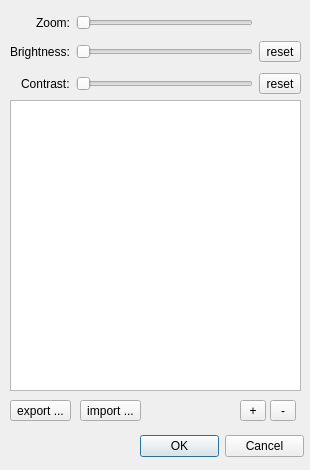
<?xml version="1.0" encoding="UTF-8"?>
<ui version="4.0">
 <class>Form</class>
 <widget class="QWidget" name="Form">
  <property name="geometry">
   <rect>
    <x>0</x>
    <y>0</y>
    <width>310</width>
    <height>470</height>
   </rect>
  </property>
  <property name="minimumSize">
   <size>
    <width>310</width>
    <height>470</height>
   </size>
  </property>
  <property name="maximumSize">
   <size>
    <width>310</width>
    <height>470</height>
   </size>
  </property>
  <property name="windowTitle">
   <string>Form</string>
  </property>
  <property name="windowIcon">
   <iconset resource="icons.qrc">
    <normaloff>:/ico/icons/mpi.png</normaloff>:/ico/icons/mpi.png</iconset>
  </property>
  <widget class="QWidget" name="gridLayoutWidget">
   <property name="geometry">
    <rect>
     <x>10</x>
     <y>10</y>
     <width>291</width>
     <height>92</height>
    </rect>
   </property>
   <layout class="QGridLayout" name="gridLayout">
    <item row="0" column="0" alignment="Qt::AlignRight">
     <widget class="QLabel" name="label">
      <property name="text">
       <string>Zoom:</string>
      </property>
     </widget>
    </item>
    <item row="0" column="1">
     <widget class="QSlider" name="horizontalSlider">
      <property name="orientation">
       <enum>Qt::Horizontal</enum>
      </property>
     </widget>
    </item>
    <item row="1" column="0" alignment="Qt::AlignRight">
     <widget class="QLabel" name="label_2">
      <property name="text">
       <string>Brightness:</string>
      </property>
     </widget>
    </item>
    <item row="2" column="0" alignment="Qt::AlignRight">
     <widget class="QLabel" name="label_3">
      <property name="text">
       <string>Contrast:</string>
      </property>
     </widget>
    </item>
    <item row="2" column="1">
     <widget class="QSlider" name="horizontalSlider_3">
      <property name="orientation">
       <enum>Qt::Horizontal</enum>
      </property>
     </widget>
    </item>
    <item row="1" column="1">
     <widget class="QSlider" name="horizontalSlider_2">
      <property name="orientation">
       <enum>Qt::Horizontal</enum>
      </property>
     </widget>
    </item>
    <item row="1" column="2">
     <widget class="QToolButton" name="toolButton">
      <property name="text">
       <string>reset</string>
      </property>
     </widget>
    </item>
    <item row="2" column="2">
     <widget class="QToolButton" name="toolButton_2">
      <property name="text">
       <string>reset</string>
      </property>
     </widget>
    </item>
   </layout>
  </widget>
  <widget class="QTableView" name="tableView_pointselect">
   <property name="geometry">
    <rect>
     <x>10</x>
     <y>100</y>
     <width>291</width>
     <height>291</height>
    </rect>
   </property>
  </widget>
  <widget class="QDialogButtonBox" name="buttonBox">
   <property name="geometry">
    <rect>
     <x>140</x>
     <y>430</y>
     <width>164</width>
     <height>32</height>
    </rect>
   </property>
   <property name="standardButtons">
    <set>QDialogButtonBox::Cancel|QDialogButtonBox::Ok</set>
   </property>
  </widget>
  <widget class="QToolButton" name="toolButton_delEntry">
   <property name="geometry">
    <rect>
     <x>270</x>
     <y>400</y>
     <width>26</width>
     <height>21</height>
    </rect>
   </property>
   <property name="text">
    <string>-</string>
   </property>
  </widget>
  <widget class="QToolButton" name="toolButton_addEntry">
   <property name="geometry">
    <rect>
     <x>240</x>
     <y>400</y>
     <width>26</width>
     <height>21</height>
    </rect>
   </property>
   <property name="text">
    <string>+</string>
   </property>
  </widget>
  <widget class="QToolButton" name="toolButton_import">
   <property name="geometry">
    <rect>
     <x>80</x>
     <y>400</y>
     <width>61</width>
     <height>21</height>
    </rect>
   </property>
   <property name="text">
    <string>import ...</string>
   </property>
  </widget>
  <widget class="QToolButton" name="toolButton_export">
   <property name="geometry">
    <rect>
     <x>10</x>
     <y>400</y>
     <width>61</width>
     <height>21</height>
    </rect>
   </property>
   <property name="text">
    <string>export ...</string>
   </property>
  </widget>
 </widget>
 <resources>
  <include location="icons.qrc"/>
 </resources>
 <connections/>
</ui>
